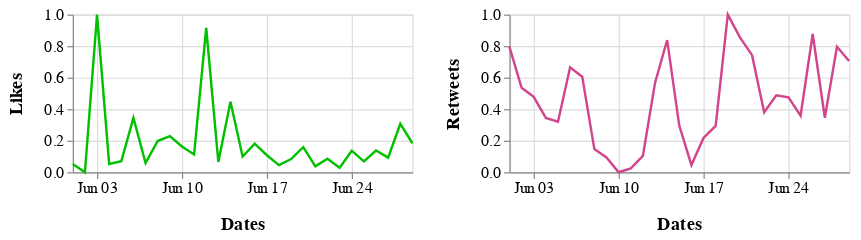

The cell this chart's notebook holds for it:
### Markdown cell above
## June 2020

### Code cell
alt.hconcat(c1_jun, c2_jun).configure_axis(
    labelFontSize=13,
    titleFontSize=15,
    titlePadding=15
)

### Figure 1 — Vega-Lite specification as saved in the notebook (floating-point values rounded to 4 significant figures)
{"config": {"view": {"continuousWidth": 400, "continuousHeight": 300}, "axis": {"labelFontSize": 13, "titleFontSize": 15, "titlePadding": 15}}, "hconcat": [{"data": {"name": "data-04ead295170b90f85596eff0de503afd"}, "mark": "line", "encoding": {"color": {"value": "#00C000"}, "x": {"type": "temporal", "field": "Dates", "timeUnit": "monthdate", "title": "Dates"}, "y": {"type": "quantitative", "field": "Likes"}}, "height": 130, "width": 280}, {"data": {"name": "data-3f1e24cfc1db1f8cc5dbf126507adcb9"}, "mark": "line", "encoding": {"color": {"value": "#D2458B"}, "x": {"type": "temporal", "field": "Dates", "timeUnit": "monthdate", "title": "Dates"}, "y": {"type": "quantitative", "field": "Retweets"}}, "height": 130, "width": 280}], "$schema": "https://vega.github.io/schema/vega-lite/v4.8.1.json", "datasets": {"data-04ead295170b90f85596eff0de503afd": [{"Dates": "2020-06-01T00:00:00", "Likes": 0.053}, {"Dates": "2020-06-02T00:00:00", "Likes": 0.0}, {"Dates": "2020-06-03T00:00:00", "Likes": 1.0}, {"Dates": "2020-06-04T00:00:00", "Likes": 0.05263}, {"Dates": "2020-06-05T00:00:00", "Likes": 0.06944}, {"Dates": "2020-06-06T00:00:00", "Likes": 0.345}, {"Dates": "2020-06-07T00:00:00", "Likes": 0.05811}, {"Dates": "2020-06-08T00:00:00", "Likes": 0.1981}, {"Dates": "2020-06-09T00:00:00", "Likes": 0.2288}, {"Dates": "2020-06-10T00:00:00", "Likes": 0.1634}, {"Dates": "2020-06-11T00:00:00", "Likes": 0.1126}, {"Dates": "2020-06-12T00:00:00", "Likes": 0.9156}, {"Dates": "2020-06-13T00:00:00", "Likes": 0.06542}, {"Dates": "2020-06-14T00:00:00", "Likes": 0.447}, {"Dates": "2020-06-15T00:00:00", "Likes": 0.09978}, {"Dates": "2020-06-16T00:00:00", "Likes": 0.1813}, {"Dates": "2020-06-17T00:00:00", "Likes": 0.1078}, {"Dates": "2020-06-18T00:00:00", "Likes": 0.04532}, {"Dates": "2020-06-19T00:00:00", "Likes": 0.08406}, {"Dates": "2020-06-20T00:00:00", "Likes": 0.1597}, {"Dates": "2020-06-21T00:00:00", "Likes": 0.03765}, {"Dates": "2020-06-22T00:00:00", "Likes": 0.08589}, {"Dates": "2020-06-23T00:00:00", "Likes": 0.02814}, {"Dates": "2020-06-24T00:00:00", "Likes": 0.1367}, {"Dates": "2020-06-25T00:00:00", "Likes": 0.06908}, {"Dates": "2020-06-26T00:00:00", "Likes": 0.1378}, {"Dates": "2020-06-27T00:00:00", "Likes": 0.09284}, {"Dates": "2020-06-28T00:00:00", "Likes": 0.307}, {"Dates": "2020-06-29T00:00:00", "Likes": 0.1831}], "data-3f1e24cfc1db1f8cc5dbf126507adcb9": [{"Dates": "2020-06-01T00:00:00", "Retweets": 0.795}, {"Dates": "2020-06-02T00:00:00", "Retweets": 0.5357}, {"Dates": "2020-06-03T00:00:00", "Retweets": 0.478}, {"Dates": "2020-06-04T00:00:00", "Retweets": 0.3445}, {"Dates": "2020-06-05T00:00:00", "Retweets": 0.32}, {"Dates": "2020-06-06T00:00:00", "Retweets": 0.6652}, {"Dates": "2020-06-07T00:00:00", "Retweets": 0.6058}, {"Dates": "2020-06-08T00:00:00", "Retweets": 0.1467}, {"Dates": "2020-06-09T00:00:00", "Retweets": 0.09373}, {"Dates": "2020-06-10T00:00:00", "Retweets": 0.0}, {"Dates": "2020-06-11T00:00:00", "Retweets": 0.02454}, {"Dates": "2020-06-12T00:00:00", "Retweets": 0.1033}, {"Dates": "2020-06-13T00:00:00", "Retweets": 0.5661}, {"Dates": "2020-06-14T00:00:00", "Retweets": 0.8381}, {"Dates": "2020-06-15T00:00:00", "Retweets": 0.296}, {"Dates": "2020-06-16T00:00:00", "Retweets": 0.04628}, {"Dates": "2020-06-17T00:00:00", "Retweets": 0.2177}, {"Dates": "2020-06-18T00:00:00", "Retweets": 0.2943}, {"Dates": "2020-06-19T00:00:00", "Retweets": 1.0}, {"Dates": "2020-06-20T00:00:00", "Retweets": 0.8555}, {"Dates": "2020-06-21T00:00:00", "Retweets": 0.7424}, {"Dates": "2020-06-22T00:00:00", "Retweets": 0.3807}, {"Dates": "2020-06-23T00:00:00", "Retweets": 0.4875}, {"Dates": "2020-06-24T00:00:00", "Retweets": 0.4747}, {"Dates": "2020-06-25T00:00:00", "Retweets": 0.3582}, {"Dates": "2020-06-26T00:00:00", "Retweets": 0.8764}, {"Dates": "2020-06-27T00:00:00", "Retweets": 0.3454}, {"Dates": "2020-06-28T00:00:00", "Retweets": 0.7957}, {"Dates": "2020-06-29T00:00:00", "Retweets": 0.7053}]}}
